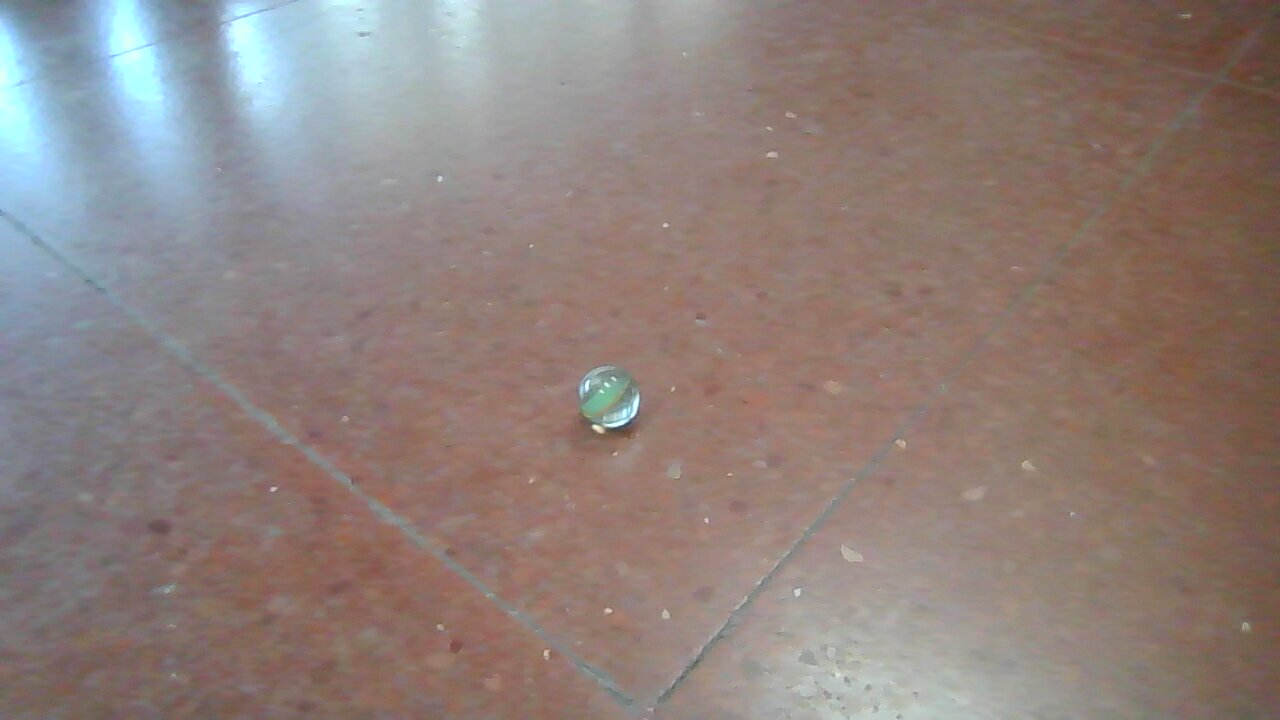
#> input picture pruebas/fotos_pista/Photo from 2026-10-23 18-20-25.903259.jpeg, 1280 x 720 px
$ python marble_pipeline.py '../fotos_pista/Photo from 2026-10-23 18-20-25.903259.jpeg' out.png
#> lines starting #> are read from the running program, lines starting #| are printed output that depends on the picture; after the words box and inside, x2 and y2 are one past the last pixel; in counts of white or black regions, pixels touching at a corner belong together
"""
Pipeline combinado para candidatos a "canica" en una foto del piso de la pista.

No reemplaza a la red neuronal: extrae candidatos + sus features (color, forma,
brillo) para que la red (en la laptop) decida. Mientras no haya un modelo
entrenado, usa un puntaje a mano como sustituto para poder probar el pipeline.

Uso: python3 marble_pipeline.py foto.jpg [salida.png]
"""
import sys
import cv2
import numpy as np

MIN_AREA_FRAC = 0.00015   # ponytail: area minima como fraccion del cuadro, escala con la resolucion
MAX_AREA_FRAC = 0.05      # un candidato mas grande que esto no es una canica a esta distancia
HUE_TOLERANCE = 12        # grados de diferencia de tono vs. el piso para considerarse "no-piso"


def floor_reference_color(hsv):
    """Asume que el piso ocupa la mayor parte del cuadro: su color es la moda, no la media."""
    h, s, v = [hsv[:, :, i] for i in range(3)]
    h_ref = int(np.bincount(h.flatten(), minlength=180).argmax())
    s_ref = float(np.median(s))
    v_ref = float(np.median(v))
    return h_ref, s_ref, v_ref


def not_floor_mask(hsv, h_ref):
    h = hsv[:, :, 0].astype(np.int16)
    hue_dist = np.minimum(np.abs(h - h_ref), 180 - np.abs(h - h_ref))
    mask = (hue_dist > HUE_TOLERANCE).astype(np.uint8) * 255
    mask = cv2.morphologyEx(mask, cv2.MORPH_OPEN, np.ones((3, 3), np.uint8))
    mask = cv2.morphologyEx(mask, cv2.MORPH_CLOSE, np.ones((5, 5), np.uint8))
    return mask


def candidate_features(img, gray, hsv, contour):
    area = cv2.contourArea(contour)
    perim = cv2.arcLength(contour, True)
    if perim == 0:
        return None
    circularity = min(4 * np.pi * area / (perim * perim), 1.0)
    (x, y), radius = cv2.minEnclosingCircle(contour)

    mask = np.zeros(gray.shape, np.uint8)
    cv2.drawContours(mask, [contour], -1, 255, -1)
    mean_sat = float(cv2.mean(hsv[:, :, 1], mask=mask)[0])
    max_brightness = int(gray[mask == 255].max()) if np.any(mask == 255) else 0

    return {
        "center": (x, y), "radius": radius, "area": area,
        "circularity": circularity, "mean_sat": mean_sat, "max_brightness": max_brightness,
    }


def score(feat):
    """Pesos a mano, placeholder hasta tener un dataset para entrenar la red real."""
    circularity_score = feat["circularity"]
    specular_score = min(feat["max_brightness"] / 255.0, 1.0)
    return 0.6 * circularity_score + 0.4 * specular_score


def run(path, out_path):
#> called with out_path = 'out.png'
    img = cv2.imread(path)
#> img is the input picture: shape (720, 1280, 3); mean B, G, R 123.4, 128.1, 142.6
    if img is None:
        raise SystemExit(f"no pude leer {path}")
    h, w = img.shape[:2]
#> h = 720; w = 1280
    gray = cv2.cvtColor(img, cv2.COLOR_BGR2GRAY)
    hsv = cv2.cvtColor(img, cv2.COLOR_BGR2HSV)
#> hsv: shape (720, 1280, 3); mean H, S, V 38.2, 54.2, 148.5

    h_ref, s_ref, v_ref = floor_reference_color(hsv)
#> in floor_reference_color, `h, s, v = [hsv[:, :, i] for i in range(3)]`:
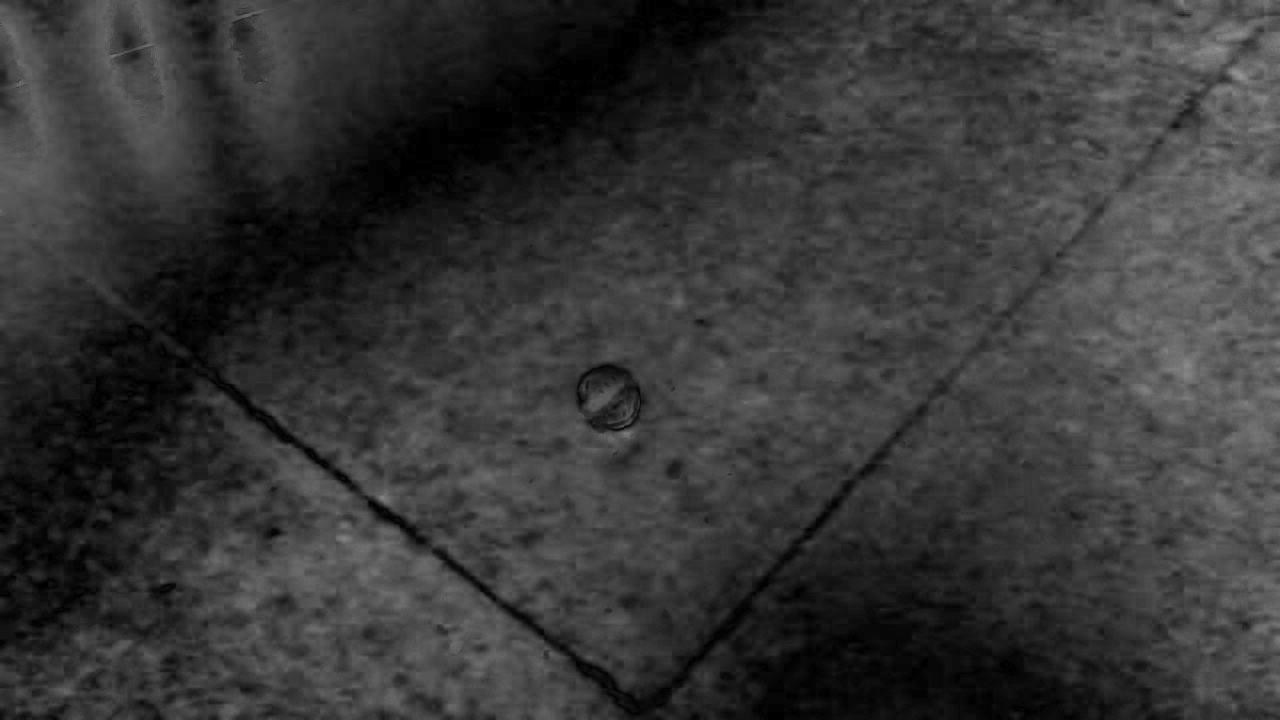
#> s: shape (720, 1280); min 0, max 149, mean 54.2
#> in floor_reference_color, `h, s, v = [hsv[:, :, i] for i in range(3)]`:
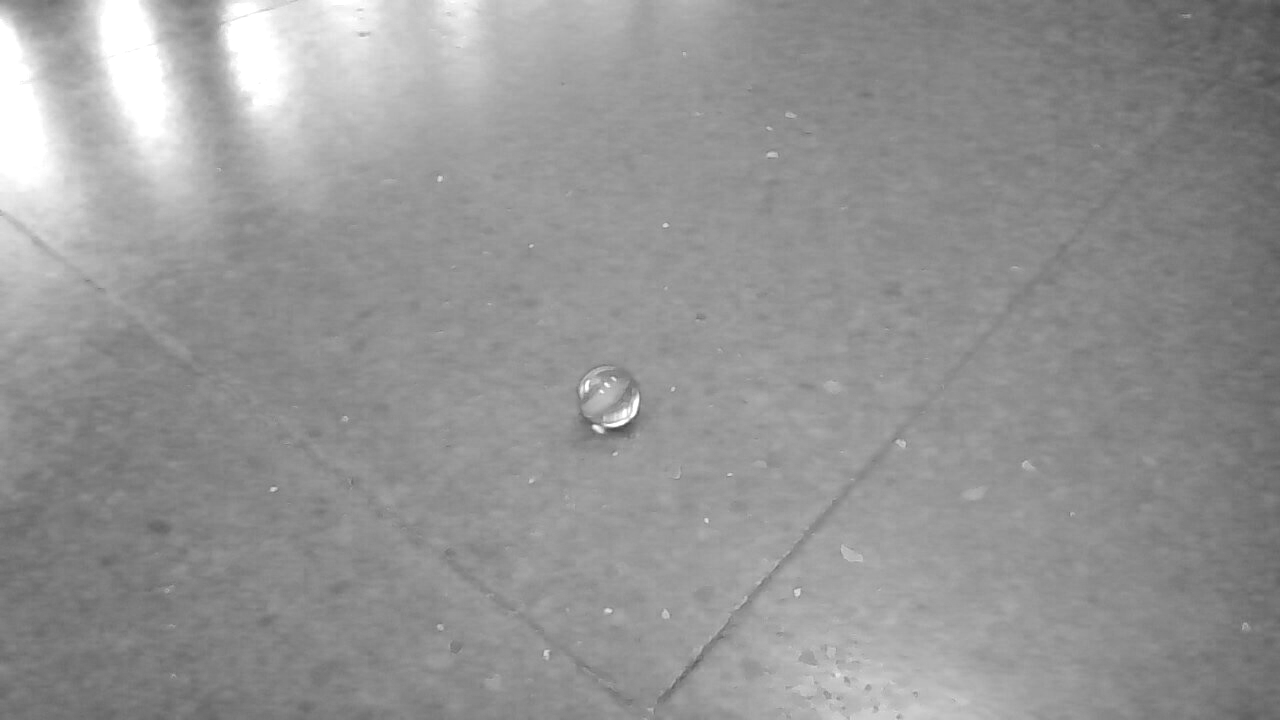
#> v: shape (720, 1280); min 70, max 255, mean 148.5
#> in floor_reference_color, `h_ref = int(np.bincount(h.flatten(), minlength=180).argmax())`: h_ref = 8
#> in floor_reference_color, `s_ref = float(np.median(s))`: s_ref = 57
#> in floor_reference_color, `v_ref = float(np.median(v))`: v_ref = 145
#> h_ref = 8; s_ref = 57; v_ref = 145
    mask = not_floor_mask(hsv, h_ref)
#> in not_floor_mask, `mask = (hue_dist > HUE_TOLERANCE).astype(np.uint8) * 255`: mask: shape (720, 1280); 26.1% white; 541 white regions (362 under 20 px), largest, box (x1, y1, x2, y2) and area: (0, 0, 736, 634) 193748, (744, 602, 1128, 720) 23225, (576, 364, 645, 431) 3357
#> in not_floor_mask, `mask = cv2.morphologyEx(mask, cv2.MORPH_OPEN, np.ones((3, 3), np.uint8))`: mask: shape (720, 1280); 25.5% white; 283 white regions (96 under 20 px), largest, box (x1, y1, x2, y2) and area: (0, 0, 656, 575) 184090, (744, 617, 1080, 720) 22327, (0, 545, 112, 632) 3684
#> in not_floor_mask, `mask = cv2.morphologyEx(mask, cv2.MORPH_CLOSE, np.ones((5, 5), np.uint..`:
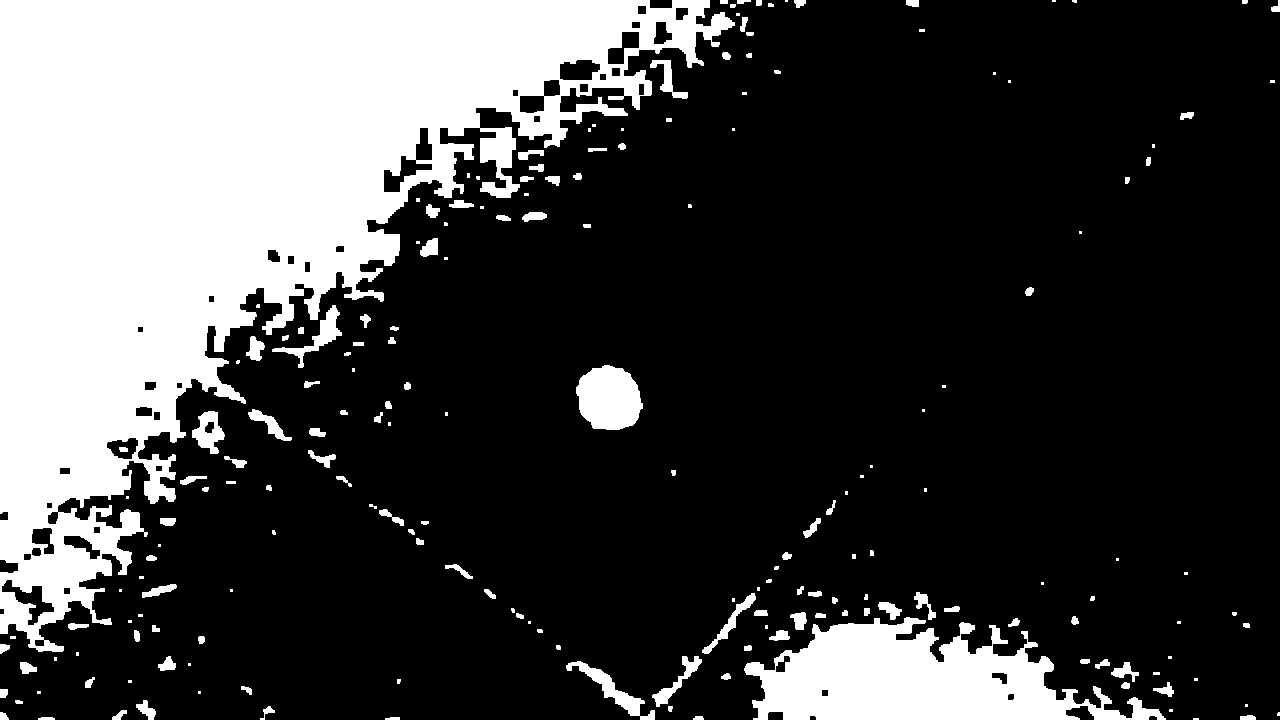
#> mask: shape (720, 1280); 26.3% white; 197 white regions (68 under 20 px)

    min_area = MIN_AREA_FRAC * w * h
#> min_area = 138.2
    max_area = MAX_AREA_FRAC * w * h
#> max_area = 46080
    contours, _ = cv2.findContours(mask, cv2.RETR_EXTERNAL, cv2.CHAIN_APPROX_SIMPLE)
#> contours = 196 contours, 90 with area under 20; largest, box (x1, y1, x2, y2) and area: (0, 0, 735, 652) 204459, (744, 617, 1166, 720) 24081, (576, 365, 643, 430) 3244, (566, 661, 655, 720) 1010, (272, 305, 342, 368) 812

    candidates = []
    for c in contours:
        area = cv2.contourArea(c)
        if not (min_area < area < max_area):
            continue
        feat = candidate_features(img, gray, hsv, c)
        if feat is None:
            continue
        feat["score"] = score(feat)
        candidates.append(feat)
#> this loop made 196 passes
#> after the loop, candidates = 19 items

    candidates.sort(key=lambda f: f["score"], reverse=True)

    print(f"{path}: piso de referencia H={h_ref} S={s_ref:.0f} V={v_ref:.0f}")
#| ../fotos_pista/Photo from 2026-10-23 18-20-25.903259.jpeg: piso de referencia H=8 S=57 V=145
    print(f"{len(candidates)} candidatos (de {len(contours)} blobs en la mascara)\n")
#| 19 candidatos (de 196 blobs en la mascara)
    print(f"{'score':>6} {'circ':>6} {'brillo':>7} {'sat':>6} {'radio':>6}  centro")
    for f in candidates[:8]:
        print(f"{f['score']:6.2f} {f['circularity']:6.2f} {f['max_brightness']:7d} "
              f"{f['mean_sat']:6.0f} {f['radius']:6.1f}  ({f['center'][0]:.0f},{f['center'][1]:.0f})")
#> this loop made 8 passes
#|   0.88   0.81     251     44   35.2  (608,399)
#|   0.63   0.61     172     15    9.9  (798,620)
#|   0.61   0.65     139     28   11.7  (429,246)
#|   0.55   0.54     146     29   12.3  (534,216)
#|   0.55   0.46     175     16   12.0  (889,608)
#|   0.50   0.50     128     31   12.6  (255,348)
#|   0.49   0.47     131     35   21.5  (211,432)
#|   0.48   0.34     173     21   18.0  (159,591)

    out = img.copy()
    for i, f in enumerate(candidates[:5]):
        color = (0, 0, 255) if i == 0 else (0, 200, 0)
        x, y = f["center"]
        cv2.circle(out, (int(x), int(y)), max(int(f["radius"]), 4), color, 2)
        cv2.putText(out, f"{f['score']:.2f}", (int(x) + 6, int(y) - 6),
                    cv2.FONT_HERSHEY_SIMPLEX, 0.5, color, 1)
#> this loop made 5 passes
#> (color, x, y) on passes 1 to 5: ((0, 0, 255), 608, 399.4), ((0, 200, 0), 798.4, 620.2), ((0, 200, 0), 428.7, 246.3), ((0, 200, 0), 534, 216.5), ((0, 200, 0), 889.4, 607.9)
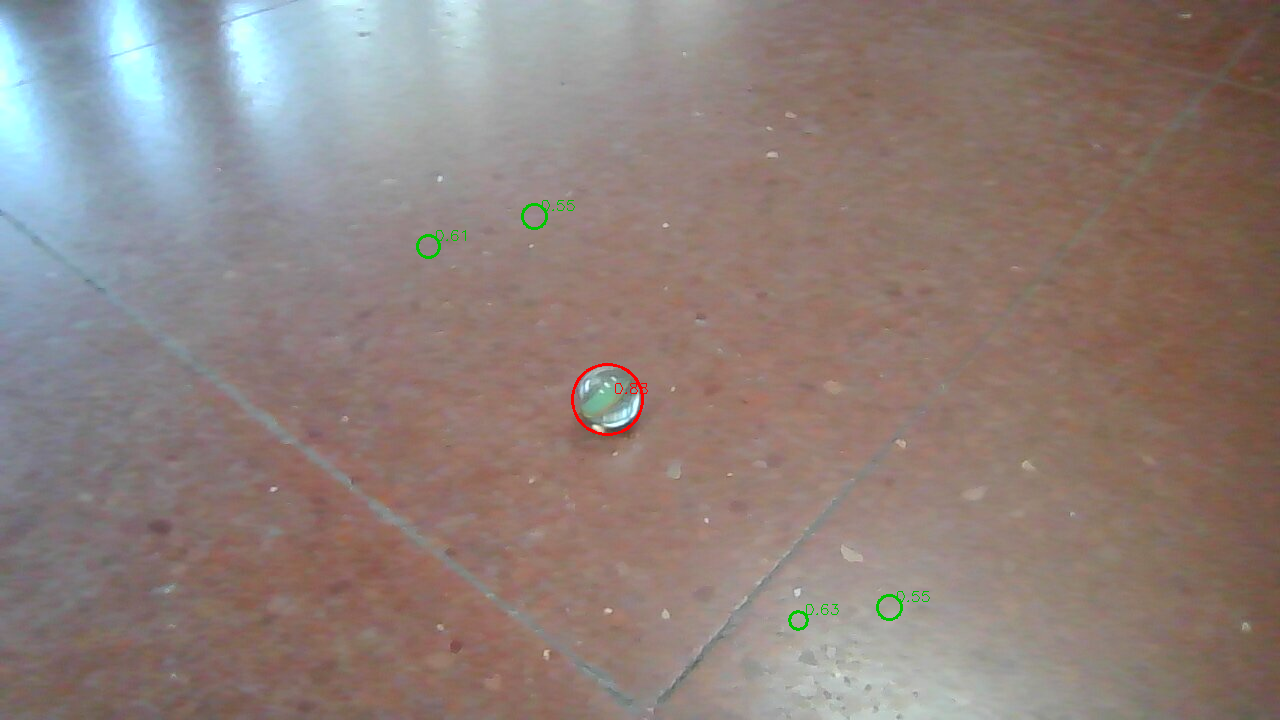
#> out: shape (720, 1280, 3); 0.2% of pixels changed, all inside (x1, y1, x2, y2) = (416, 200, 930, 631)
    cv2.imwrite(out_path, out)
    print(f"\nanotado -> {out_path}")


if __name__ == "__main__":
    img_path = sys.argv[1]
    out_path = sys.argv[2] if len(sys.argv) > 2 else "pipeline_out.png"
    run(img_path, out_path)
